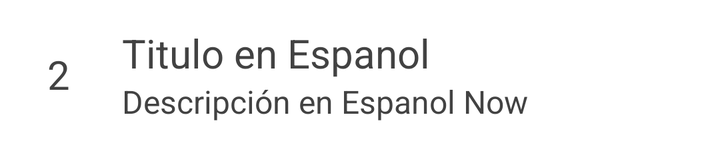
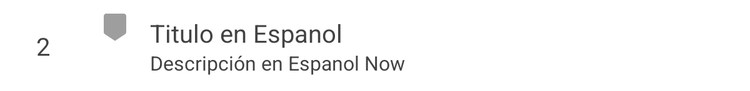

First picture: res/layout/ on a phone held upright. Second picture: the repository's own variant of that layout, on a device whose configuration matches the variant's folder. Source for both follows.
<!-- AndroidManifest.xml: fallback theme Theme.MaterialComponents.DayNight.NoActionBar -->
<!-- res/layout/web_scene_title.xml -->
<?xml version="1.0" encoding="utf-8"?>
<RelativeLayout
  xmlns:android="http://schemas.android.com/apk/res/android"
  android:layout_width="match_parent"
  android:layout_height="wrap_content"
  android:layout_marginTop="2dp"
  android:id="@+id/scene_title"
  android:background="@drawable/select_scene_title">
<LinearLayout
  xmlns:android="http://schemas.android.com/apk/res/android"
  style="@style/w_match_h_wrap"
  android:orientation="horizontal"
  android:layout_marginBottom="0dp"
  android:paddingTop="8dp"
  android:paddingBottom="8dp"
  android:id="@+id/web_scene_title_layout">
  <LinearLayout
    android:layout_width="match_parent"
    android:layout_height="wrap_content"
    android:orientation="vertical">
    <LinearLayout
      android:layout_width="match_parent"
      android:layout_height="wrap_content"
      android:orientation="horizontal">
      <TextView
        style="@style/opening_list_item"
        android:layout_width="55dp"
        android:layout_height="wrap_content"
        android:layout_gravity="center"
        android:gravity="center"
        android:text="2"
        android:layout_weight="0"
        android:textColor="@color/titleViewColor"
        android:id="@+id/difficulty"/>
      <LinearLayout
        android:layout_width="wrap_content"
        android:layout_height="wrap_content"
        android:layout_weight="1"
        android:orientation="vertical">
        <TextView
          style="@style/opening_list_item"
          android:layout_width="match_parent"
          android:layout_height="wrap_content"
          android:paddingBottom="0dp"
          android:textColor="@color/titleViewColor"
          android:text="Titulo en Espanol"
          android:id="@+id/spanish_title"/>
        <TextView
          style="@style/opening_list_item"
          android:layout_width="match_parent"
          android:layout_height="wrap_content"
          android:textSize="16sp"
          android:paddingTop="0dp"
          android:text="Descripción en Espanol Now"
          android:fontFamily="sans-serif"
          android:textColor="@color/titleViewColor"
          android:ellipsize="marquee"
          android:id="@+id/spanish_description"/>

      </LinearLayout>
    </LinearLayout>
    <TextView
      style="@style/opening_list_item"
      android:layout_width="match_parent"
      android:layout_height="wrap_content"
      android:textSize="16sp"
      android:visibility="gone"
      android:layout_marginLeft="55dp"
      android:textStyle="italic"
      android:fontFamily="sans-serif"
      android:text="English Description Now"
      android:textColor="@color/titleViewColor"
      android:ellipsize="marquee"
      android:paddingTop="0dp"
      android:id="@+id/english_description"/>
    <TextView
      android:id="@+id/story_id"
      android:layout_width="wrap_content"
      android:layout_height="wrap_content"
      android:visibility="gone"/>
  </LinearLayout>
</LinearLayout>
  <ImageView
    android:layout_width="24dp"
    android:layout_height="24dp"
    android:background="@drawable/ic_tag_dark"
    android:layout_marginLeft="325dp"
    android:id="@+id/aquired"
    android:layout_alignParentLeft="true"
    android:visibility="gone"/>
</RelativeLayout>
<!-- resources referenced by this layout -->
<resources>
  <color name="titleViewColor">@color/colorPrimaryDark</color>
  <!-- drawable ic_tag_dark: png bitmap (drawable-xhdpi, 407 bytes) -->
  <!-- drawable select_scene_title (drawable) -->
  <?xml version="1.0" encoding="utf-8"?>
  <selector xmlns:android="http://schemas.android.com/apk/res/android">
    <item android:drawable="@color/selectedTitle" android:state_focused="true"/>
    <item android:drawable="@color/selectedTitle" android:state_pressed="true"/>
    <item android:drawable="@color/colorPrimaryLight"/>
  </selector>
  <style name="opening_list_item">
      <item name="android:paddingTop">   3dp</item>
      <item name="android:paddingBottom">4dp</item>
      <item name="android:paddingLeft">  6dp</item>
      <item name="android:paddingRight"> 2dp</item>
      <item name="android:textSize">    20sp</item>
      <item name="android:singleLine">  true</item>
      <item name="android:ellipsize">    end</item>
      <item name="android:textColor">@color/headerText</item>
    </style>
  <style name="w_match_h_wrap">
      <item name="android:layout_width"> match_parent</item>
      <item name="android:layout_height">wrap_content</item>
    </style>
  <color name="colorPrimaryDark">#424242</color>
  <color name="selectedTitle">#bdbdbd</color>
  <color name="colorPrimaryLight">#fff</color>
  <color name="headerText">#525252</color>
</resources>
<!-- res/layout-sw390dp/web_scene_title.xml (the repository's variant of the layout above) -->
<!-- drawn on a 7-inch tablet held upright -->
<?xml version="1.0" encoding="utf-8"?>
<RelativeLayout
  xmlns:android="http://schemas.android.com/apk/res/android"
  android:layout_width="match_parent"
  android:layout_height="wrap_content"
  android:layout_marginTop="2dp"
  android:id="@+id/scene_title"
  android:background="@drawable/select_scene_title">
<LinearLayout
  style="@style/w_match_h_wrap"
  android:orientation="horizontal"
  android:layout_marginBottom="0dp"
  android:paddingTop="8dp"
  android:paddingBottom="8dp"
  android:id="@+id/web_scene_title_layout">
  <LinearLayout
    android:layout_width="match_parent"
    android:layout_height="wrap_content"
    android:orientation="vertical">
    <LinearLayout
      android:layout_width="match_parent"
      android:layout_height="wrap_content"
      android:orientation="horizontal">
      <TextView
        style="@style/opening_list_item"
        android:layout_width="65dp"
        android:layout_height="wrap_content"
        android:layout_gravity="center"
        android:gravity="center"
        android:text="2"
        android:layout_weight="0"
        android:textColor="@color/titleViewColor"
        android:id="@+id/difficulty"/>
      <ImageView
        android:layout_width="24dp"
        android:layout_height="24dp"
        android:layout_marginLeft="15dp"
        android:layout_marginRight="10dp"
        android:background="@drawable/ic_tag_dark"
        android:id="@+id/aquired"/>
      <LinearLayout
        android:layout_width="wrap_content"
        android:layout_height="wrap_content"
        android:layout_weight="1"
        android:orientation="vertical">
        <TextView
          style="@style/opening_list_item"
          android:id="@+id/spanish_title"
          android:layout_width="match_parent"
          android:layout_height="wrap_content"
          android:paddingBottom="0dp"
          android:textColor="@color/titleViewColor"
          android:text="Titulo en Espanol"/>
        <TextView
          style="@style/opening_list_item"
          android:layout_width="match_parent"
          android:layout_height="wrap_content"
          android:textSize="16sp"
          android:paddingTop="0dp"
          android:text="Descripción en Espanol Now"
          android:textColor="@color/titleViewColor"
          android:fontFamily="sans-serif"
          android:ellipsize="marquee"
          android:id="@+id/spanish_description"/>
      </LinearLayout>
    </LinearLayout>
    <TextView
      style="@style/opening_list_item"
      android:layout_width="match_parent"
      android:layout_height="wrap_content"
      android:textSize="16sp"
      android:visibility="gone"
      android:layout_marginLeft="65dp"
      android:textStyle="italic"
      android:text="English Description Now"
      android:textColor="@color/titleViewColor"
      android:fontFamily="sans-serif"
      android:ellipsize="marquee"
      android:paddingTop="0dp"
      android:id="@+id/english_description"/>
    <TextView
      android:id="@+id/story_id"
      android:layout_width="wrap_content"
      android:layout_height="wrap_content"
      android:visibility="gone"/>
  </LinearLayout>
</LinearLayout>
</RelativeLayout>
